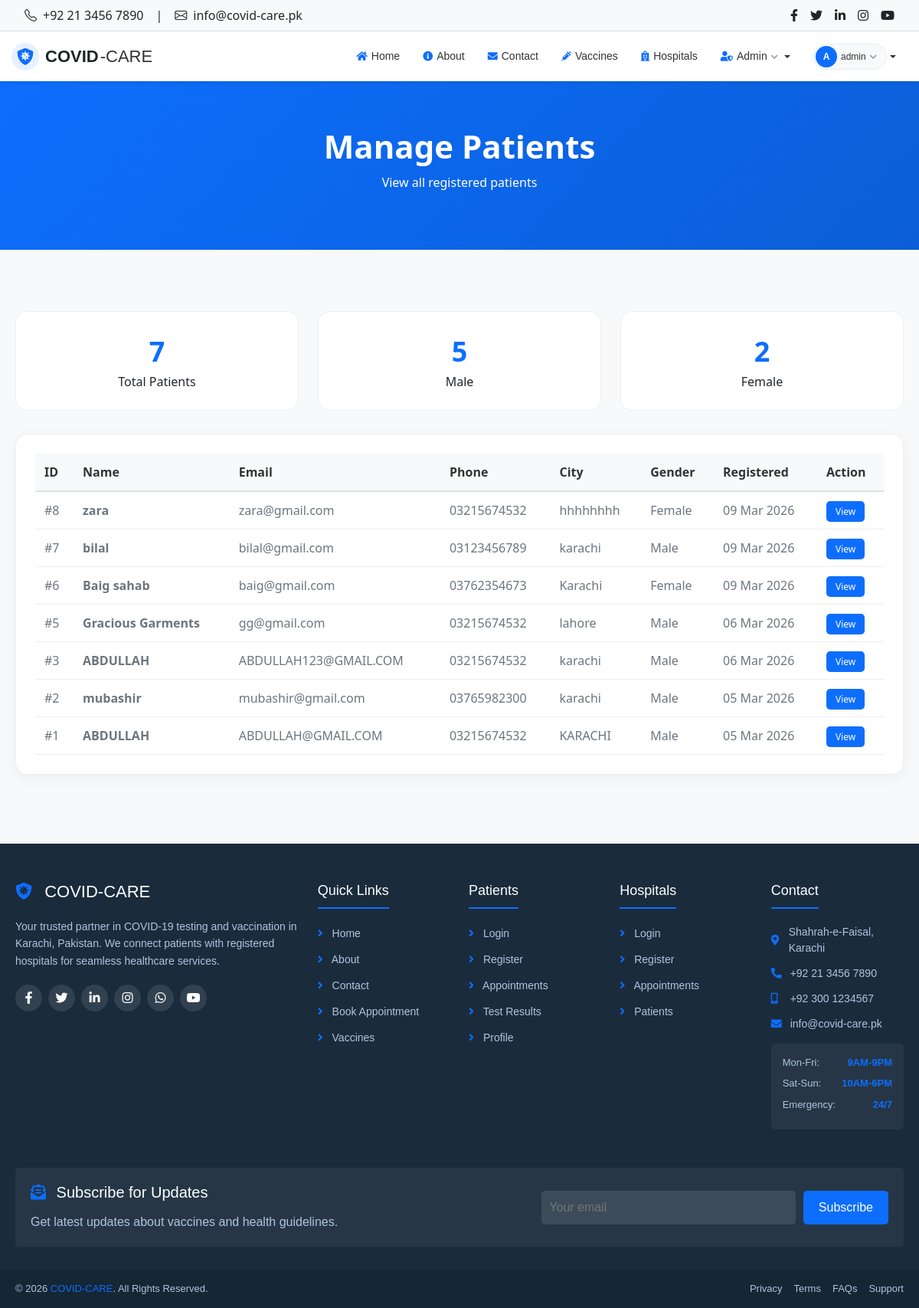
Page /admin/patients.php (signed in) on the committed database.
### tables this page shows
CREATE TABLE `patients` (
  `patient_id` int(11) NOT NULL,
  `name` varchar(100) DEFAULT NULL,
  `email` varchar(100) DEFAULT NULL,
  `phone` varchar(15) DEFAULT NULL,
  `password` varchar(255) DEFAULT NULL,
  `address` text DEFAULT NULL,
  `city` varchar(50) DEFAULT NULL,
  `dob` date DEFAULT NULL,
  `gender` enum('Male','Female','Other') DEFAULT NULL,
  `created_at` timestamp NOT NULL DEFAULT current_timestamp()
);

### includes/functions.php (called while the page is built, shortened)
<?php
function getRecords($conn, $table, $where = '', $order = '', $limit = '') {
    $query = "SELECT * FROM $table";
    if ($order != '') {
        $query .= " ORDER BY $order";
    }
    $result = mysqli_query($conn, $query);
    $data = [];
    if ($result && mysqli_num_rows($result) > 0) {
        while ($row = mysqli_fetch_assoc($result)) {
            $data[] = $row;
        }
    }
    return $data;
}
function countRecords($conn, $table, $where = '') {
    $query = "SELECT COUNT(*) as total FROM $table";
    if ($where != '') {
        $query .= " WHERE $where";
    }
    $result = mysqli_query($conn, $query);
    if ($result && mysqli_num_rows($result) > 0) {
        $row = mysqli_fetch_assoc($result);
        return (int)$row['total'];
    }
    return 0;
}
?>

### admin/patients.php (the view, shortened to what this page needs)
<?php
require_once '../config.php';
require_once '../includes/functions.php';
require_once '../includes/header.php';
require_once '../includes/navbar.php';
$patients = getRecords($conn, 'patients', '', 'created_at DESC');
?>
<section class="page-header">
    <div class="container">
        <h1>Manage Patients</h1>
        <p>View all registered patients</p>
    </div>
</section>
<main class="main-content">
    <div class="container">
        <?php
        $total = count($patients);
        $male = countRecords($conn, 'patients', "gender = 'Male'");
        $female = countRecords($conn, 'patients', "gender = 'Female'");
        ?>
        <div class="stats-grid">
            <div class="stat-card">
                <div class="stat-number"><?php echo $total; ?></div>
                <div>Total Patients</div>
            </div>
            <div class="stat-card">
                <div class="stat-number"><?php echo $male; ?></div>
                <div>Male</div>
            </div>
            <div class="stat-card">
                <div class="stat-number"><?php echo $female; ?></div>
                <div>Female</div>
            </div>
        </div>
        <div class="card">
            <?php if (!empty($patients)): ?>
            <table>
                <thead>
                    <tr>
                        <th>ID</th>
                        <th>Name</th>
                        <th>Email</th>
                        <th>Phone</th>
                        <th>City</th>
                        <th>Gender</th>
                        <th>Registered</th>
                        <th>Action</th>
                    </tr>
                </thead>
                <tbody>
                    <?php foreach ($patients as $p): ?>
                    <tr>
                        <td>#<?php echo $p['patient_id']; ?></td>
                        <td><strong><?php echo $p['name']; ?></strong></td>
                        <td><?php echo $p['email']; ?></td>
                        <td><?php echo $p['phone']; ?></td>
                        <td><?php echo $p['city']; ?></td>
                        <td><?php echo $p['gender']; ?></td>
                        <td><?php echo date('d M Y', strtotime($p['created_at'])); ?></td>
                        <td>
                            <a href="#" class="btn-view">View</a>
                        </td>
                    </tr>
                    <?php endforeach; ?>
                </tbody>
            </table>
            <?php else: ?>
                <p class="text-center text-muted">No patients found.</p>
            <?php endif; ?>
        </div>
    </div>
</main>
<?php require_once '../includes/footer.php'; ?>

### admin/patients.php (style rules this page uses)
* { margin: 0; padding: 0; box-sizing: border-box; }
body { font-family: 'Segoe UI', sans-serif; background: #f8f9fa; min-height: 100vh; display: flex; flex-direction: column; }
.main-content { flex: 1; padding: 40px 0; }
.container { max-width: 1200px; margin: 0 auto; padding: 0 20px; width: 100%; }
.page-header { background: linear-gradient(135deg, #0d6efd, #0b5ed7); padding: 60px 0; margin-bottom: 40px; color: white; text-align: center; }
.page-header h1 { font-size: 42px; font-weight: 700; margin-bottom: 10px; }
.stats-grid { display: grid; grid-template-columns: repeat(3, 1fr); gap: 25px; margin-bottom: 30px; }
.stat-card { background: white; border-radius: 15px; padding: 25px; text-align: center; border: 1px solid #eee; }
.stat-number { font-size: 36px; font-weight: 700; color: #0d6efd; }
.card { background: white; border-radius: 15px; padding: 25px; box-shadow: 0 5px 20px rgba(0,0,0,0.05); border: 1px solid #eee; }
table { width: 100%; border-collapse: collapse; }
th { text-align: left; padding: 12px; background: #f8f9fa; color: #333; font-weight: 600; border-bottom: 2px solid #dee2e6; }
td { padding: 12px; color: #6c757d; border-bottom: 1px solid #eee; }
.btn-view { padding: 5px 12px; background: #0d6efd; color: white; text-decoration: none; border-radius: 5px; font-size: 12px; }

### rows in the picture
patients: patient_id "8", name "zara", email "zara@gmail.com", phone "03215674532", city "hhhhhhhh", gender "Female", created_at "09 Mar 2026"
patients: patient_id "7", name "bilal", email "bilal@gmail.com", phone "03123456789", city "karachi", gender "Male", created_at "09 Mar 2026"
patients: patient_id "6", name "Baig sahab", email "baig@gmail.com", phone "03762354673", city "Karachi", gender "Female", created_at "09 Mar 2026"
patients: patient_id "5", name "Gracious Garments", email "gg@gmail.com", phone "03215674532", city "lahore", gender "Male", created_at "06 Mar 2026"
patients: patient_id "3", name "ABDULLAH", email "ABDULLAH123@GMAIL.COM", phone "03215674532", city "karachi", gender "Male", created_at "06 Mar 2026"
patients: patient_id "2", name "mubashir", email "mubashir@gmail.com", phone "03765982300", city "karachi", gender "Male", created_at "05 Mar 2026"
patients: patient_id "1", name "ABDULLAH", email "ABDULLAH@GMAIL.COM", phone "03215674532", city "KARACHI", gender "Male", created_at "05 Mar 2026"

### other values in the picture
substr($user_name, 0, 1) "A"
$user_name "admin"
$total "7"
$male "5"
$female "2"
SITE_NAME "COVID-CARE"
